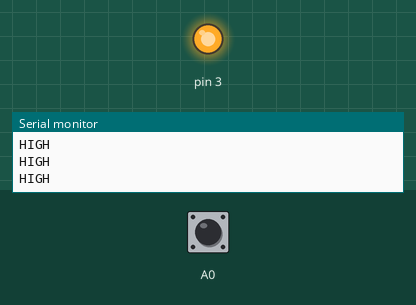
The sketch below on a simulated Arduino Uno, built with avr-gcc and run on an emulated ATmega328P. On the bench: output pins drawn as LEDs (lit = HIGH), the last lines printed to the serial monitor. The inputs (shaded band) are chosen by the test bench; at power-on: A0 HIGH.

Above: at 1.2 s.
1.3 s: A0 pulled LOW for 0.15 s
At 1.4 s:
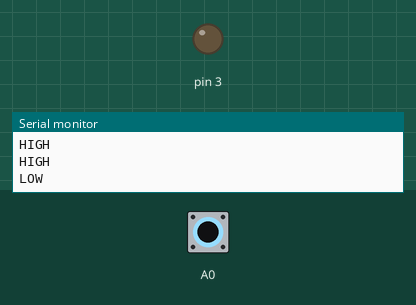
3.0 s: A0 pulled LOW for 3.2 s
At 7.0 s:
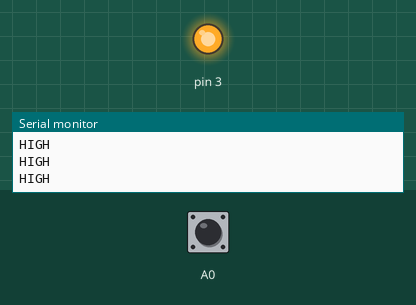
Timing chart, 0 to 8.5 s (numbered marks = the images above; inputs shaded):
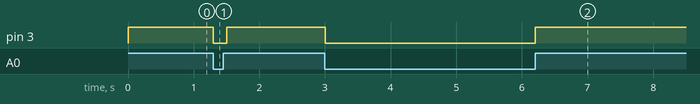

Measured:
- after the input at 1.3 s, pin 3: HIGH → LOW at once, → HIGH 0.20 s later
- after the input at 3.0 s, pin 3: HIGH → LOW at once, → HIGH 3.2 s later

The sketch:

test.c.ino
```cpp
void setup() {
  // put your setup code here, to run once:
  pinMode(A0,INPUT_PULLUP);
  pinMode(3,OUTPUT);
  Serial.begin(9600);
}

void loop() {
  // put your main code here, to run repeatedly:
  if(digitalRead(A0)==HIGH){
    digitalWrite(3,HIGH);
    Serial.print("HIGH\n");
  }else{
    digitalWrite(3,LOW);
    Serial.print("LOW\n");
  }
  delay(100);
}
```
